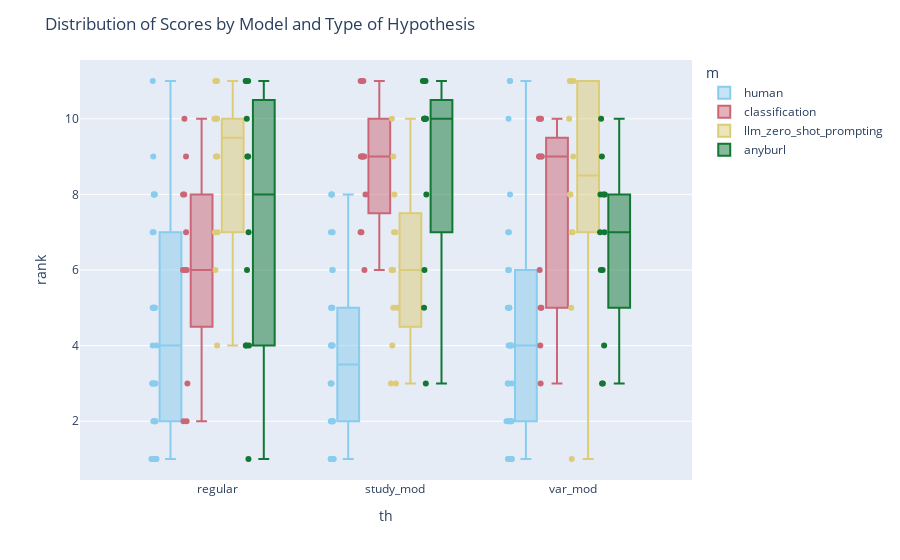

Write notebook code for a chart like this one.
### Code cell
color_palette = px.colors.qualitative.Safe
fig = px.box(comparison_h, x='th', y='rank', color='m', points='all',
             #labels={'Score': 'Scores', 'Model': 'Models', 'Type of Hypothesis': 'Type of Hypothesis'}
             color_discrete_sequence=color_palette
             )
fig.update_layout(title='Distribution of Scores by Model and Type of Hypothesis')
fig.write_image("../visualisations/user_studies_ai_human_h_ranks.pdf", format='pdf')
fig.show()

### Figure 1 — Plotly figure (JSON) as saved in the notebook; plotly's stock layout.template omitted (floating-point values rounded to 4 significant figures)
{"data": [{"alignmentgroup": "True", "boxpoints": "all", "hovertemplate": "m=human<br>th=%{x}<br>rank=%{y}<extra></extra>", "legendgroup": "human", "marker": {"color": "rgb(136, 204, 238)"}, "name": "human", "notched": false, "offsetgroup": "human", "orientation": "v", "showlegend": true, "type": "box", "x": ["regular", "regular", "regular", "regular", "regular", "regular", "regular", "regular", "regular", "regular", "regular", "regular", "regular", "regular", "regular", "regular", "regular", "regular", "regular", "regular", "regular", "regular", "regular", "regular", "regular", "regular", "regular", "regular", "regular", "regular", "study_mod", "study_mod", "study_mod", "study_mod", "study_mod", "study_mod", "study_mod", "study_mod", "study_mod", "study_mod", "study_mod", "study_mod", "study_mod", "study_mod", "study_mod", "study_mod", "study_mod", "study_mod", "study_mod", "study_mod", "study_mod", "study_mod", "study_mod", "study_mod", "study_mod", "study_mod", "study_mod", "study_mod", "study_mod", "study_mod", "var_mod", "var_mod", "var_mod", "var_mod", "var_mod", "var_mod", "var_mod", "var_mod", "var_mod", "var_mod", "var_mod", "var_mod", "var_mod", "var_mod", "var_mod", "var_mod", "var_mod", "var_mod", "var_mod", "var_mod", "var_mod", "var_mod", "var_mod", "var_mod", "var_mod", "var_mod", "var_mod", "var_mod", "var_mod", "var_mod"], "x0": " ", "xaxis": "x", "y": [7, 8, 3, 2, 7, 8, 8, 1, 2, 11, 5, 5, 5, 3, 1, 9, 5, 1, 8, 4, 2, 3, 3, 3, 5, 1, 4, 1, 2, 5, 8, 1, 1, 2, 4, 2, 6, 3, 3, 4, 2, 4, 1, 6, 5, 8, 1, 1, 1, 2, 2, 2, 7, 3, 5, 4, 4, 7, 8, 5, 7, 4, 1, 6, 1, 2, 2, 2, 3, 11, 5, 4, 1, 6, 5, 11, 1, 1, 10, 2, 2, 2, 3, 3, 6, 5, 4, 4, 7, 8], "y0": " ", "yaxis": "y"}, {"alignmentgroup": "True", "boxpoints": "all", "hovertemplate": "m=classification<br>th=%{x}<br>rank=%{y}<extra></extra>", "legendgroup": "classification", "marker": {"color": "rgb(204, 102, 119)"}, "name": "classification", "notched": false, "offsetgroup": "classification", "orientation": "v", "showlegend": true, "type": "box", "x": ["regular", "regular", "regular", "regular", "regular", "regular", "regular", "regular", "regular", "regular", "regular", "regular", "study_mod", "study_mod", "study_mod", "study_mod", "study_mod", "study_mod", "study_mod", "study_mod", "study_mod", "study_mod", "study_mod", "study_mod", "var_mod", "var_mod", "var_mod", "var_mod", "var_mod", "var_mod", "var_mod", "var_mod", "var_mod", "var_mod", "var_mod", "var_mod"], "x0": " ", "xaxis": "x", "y": [6, 10, 6, 3, 2, 9, 6, 8, 8, 2, 6, 7, 9, 9, 7, 7, 8, 6, 9, 9, 9, 11, 11, 11, 3, 9, 9, 4, 10, 10, 9, 10, 5, 5, 9, 6], "y0": " ", "yaxis": "y"}, {"alignmentgroup": "True", "boxpoints": "all", "hovertemplate": "m=llm_zero_shot_prompting<br>th=%{x}<br>rank=%{y}<extra></extra>", "legendgroup": "llm_zero_shot_prompting", "marker": {"color": "rgb(221, 204, 119)"}, "name": "llm_zero_shot_prompting", "notched": false, "offsetgroup": "llm_zero_shot_prompting", "orientation": "v", "showlegend": true, "type": "box", "x": ["regular", "regular", "regular", "regular", "regular", "regular", "regular", "regular", "regular", "regular", "regular", "regular", "study_mod", "study_mod", "study_mod", "study_mod", "study_mod", "study_mod", "study_mod", "study_mod", "study_mod", "study_mod", "study_mod", "study_mod", "var_mod", "var_mod", "var_mod", "var_mod", "var_mod", "var_mod", "var_mod", "var_mod", "var_mod", "var_mod", "var_mod", "var_mod"], "x0": " ", "xaxis": "x", "y": [9, 11, 7, 10, 6, 4, 7, 9, 10, 10, 10, 11, 10, 7, 8, 3, 5, 9, 3, 5, 6, 4, 6, 7, 9, 8, 7, 5, 11, 11, 1, 8, 10, 7, 11, 11], "y0": " ", "yaxis": "y"}, {"alignmentgroup": "True", "boxpoints": "all", "hovertemplate": "m=anyburl<br>th=%{x}<br>rank=%{y}<extra></extra>", "legendgroup": "anyburl", "marker": {"color": "rgb(17, 119, 51)"}, "name": "anyburl", "notched": false, "offsetgroup": "anyburl", "orientation": "v", "showlegend": true, "type": "box", "x": ["regular", "regular", "regular", "regular", "regular", "regular", "regular", "regular", "regular", "regular", "regular", "regular", "study_mod", "study_mod", "study_mod", "study_mod", "study_mod", "study_mod", "study_mod", "study_mod", "study_mod", "study_mod", "study_mod", "study_mod", "var_mod", "var_mod", "var_mod", "var_mod", "var_mod", "var_mod", "var_mod", "var_mod", "var_mod", "var_mod", "var_mod", "var_mod"], "x0": " ", "xaxis": "x", "y": [1, 9, 10, 4, 4, 11, 11, 11, 9, 4, 7, 6, 11, 10, 10, 5, 11, 11, 6, 3, 8, 10, 10, 10, 8, 3, 6, 10, 7, 8, 3, 4, 9, 8, 6, 7], "y0": " ", "yaxis": "y"}], "layout": {"boxmode": "group", "legend": {"title": {"text": "m"}, "tracegroupgap": 0}, "margin": {"t": 60}, "title": {"text": "Distribution of Scores by Model and Type of Hypothesis"}, "xaxis": {"anchor": "y", "domain": [0, 1], "title": {"text": "th"}}, "yaxis": {"anchor": "x", "domain": [0, 1], "title": {"text": "rank"}}}}
